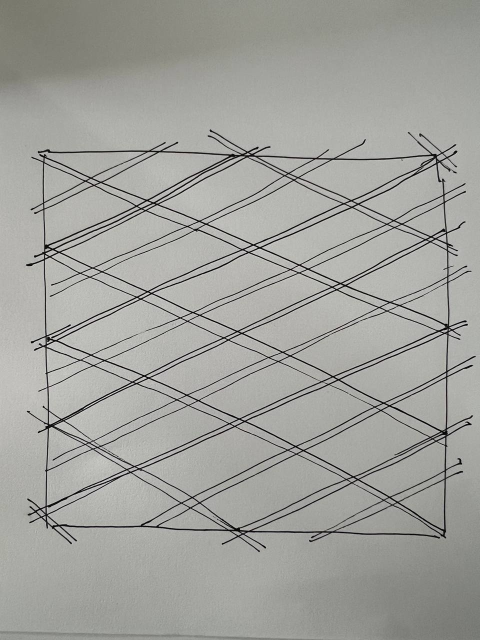
#> input picture BIAS-plaid/IMAGE 2026-10-15 10:30:04.jpg, 960 x 1280 px (shown at 1/2 size)
$ python -i make_reel2.py   (imports and definitions only)
#> lines starting #> are read from the running program, lines starting #| are printed output that depends on the picture
"""Stop-motion reel v2: the whole robot from artist.svg, and what it says in
a speech bubble (English subtitles) with its voice under it.

usage: python3 make_reel2.py FRAMES_DIR OUT.mp4 CUES.json VOICE_DIR [--stills DIR]
CUES.json: ["text", ...]; VOICE_DIR/cue<i>.wav for each.
"""
import glob, json, math, os, subprocess, sys
import numpy as np, soundfile as sf
from PIL import Image, ImageDraw, ImageFont, ImageEnhance

W, H, FPS = 1080, 1920, 30
DUR = 10.0
NF = int(DUR * FPS)

INK = (17, 17, 17)
FACE = (246, 242, 232)
RED = (229, 40, 30)
GREY = (154, 154, 150)
GREY_D = (124, 124, 120)

HERE = os.path.dirname(os.path.abspath(__file__))
POPPINS = os.environ.get("POPPINS", "/usr/share/fonts/truetype/google-fonts/Poppins-Bold.ttf")

# when each line starts (s): set against what the frames show
CUE_AT = [0.25, 2.6, 4.75, 7.7]   # the last on the drag of one leg (photo 50 -> 7.7 s)


# ---------- the photo ----------
def prep(path):
    im = Image.open(path).convert("RGB").rotate(-90, expand=True)
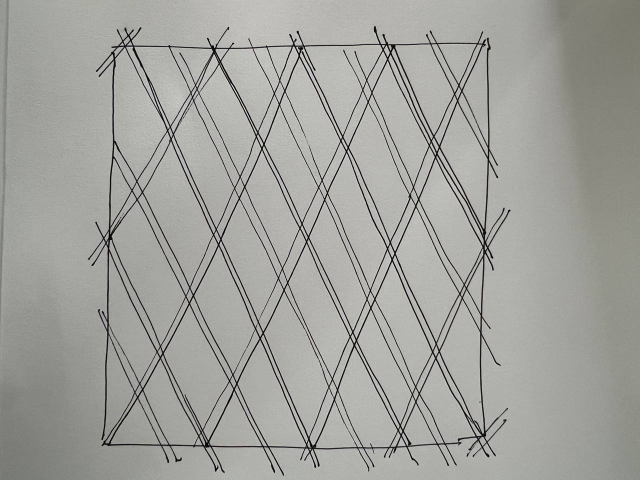
#> im: PIL image 1280x960 RGB (shown at 1/2 size); mean R, G, B 161.3, 161.8, 157.1
    w, h = im.size
#> w = 1280; h = 960
    cw = round(h * 9 / 16)
#> cw = 540
    x0 = (w - cw) // 2
#> x0 = 370
    im = im.crop((x0, 0, x0 + cw, h)).resize((W, H), Image.LANCZOS)
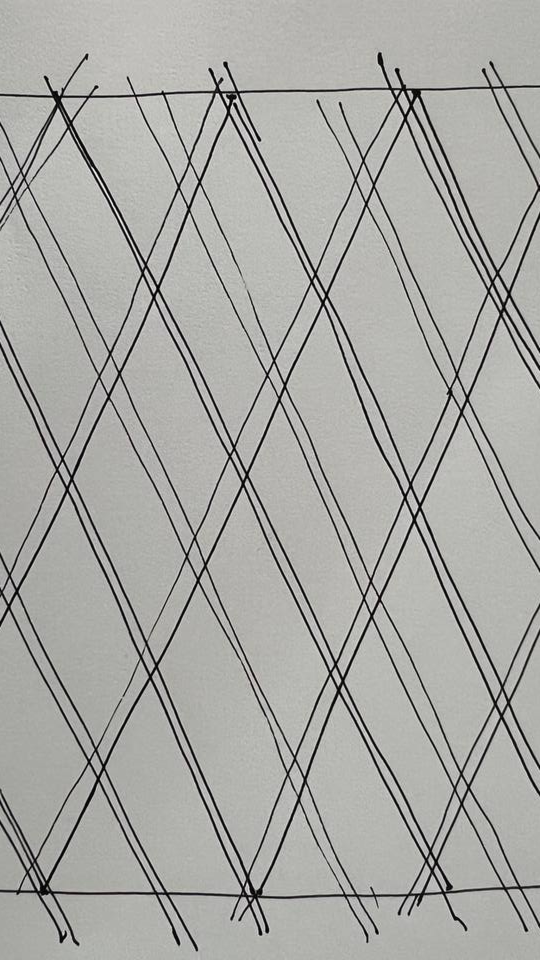
#> im: PIL image 1080x1920 RGB (shown at 1/2 size); mean R, G, B 168.8, 169, 165
    return ImageEnhance.Contrast(im).enhance(1.08)


# ---------- the robot, in artist.svg's units ----------
SS = 3                     # supersample
S = 0.62                   # svg unit -> output px
OX, OY, SW, SH = 150, 20, 640, 1040     # the svg window drawn


# [4 lines left out: function rot, not called in this run]


class Pen:
    # [4 lines left out: function __init__, not called in this run]

    def P(self, x, y):
        return ((x - OX) * self.k, (y - OY) * self.k)

    def rect(self, x, y, w, h, r, fill):
        a = self.P(x, y); b = self.P(x + w, y + h)
        self.d.rounded_rectangle([a, b], radius=r * self.k, fill=fill)

    def circle(self, cx, cy, r, fill):
        a = self.P(cx - r, cy - r); b = self.P(cx + r, cy + r)
        self.d.ellipse([a, b], fill=fill)

    def ellipse(self, cx, cy, rx, ry, fill):
        a = self.P(cx - rx, cy - ry); b = self.P(cx + rx, cy + ry)
        self.d.ellipse([a, b], fill=fill)

    # [6 lines left out: function line, not called in this run]

    def poly(self, pts, fill):
        self.d.polygon([self.P(*p) for p in pts], fill=fill)


# [91 lines left out: functions draw_head, robot, pose, not called in this run]


# where the robot stands: left arm's edge at x 36, wheels' bottom at y 1585
def to_px(x, y):
    return 48 + (x - 226) * S, 1585 - (1027 - y) * S


# ---------- the speech bubble ----------
class Bubble:
    def __init__(self, size=48):
        self.font = ImageFont.truetype(POPPINS, size)
        self.lh = int(size * 1.22)

    # [124 lines left out: functions wrap, draw, main, not called in this run]


# [2 lines not run here, left out]

>>> result = prep('../../../../BIAS-plaid/IMAGE 2026-10-15 10:30:04.jpg')

$ run again, on BIAS-plaid/IMAGE 2026-10-15 10:30:10.jpg
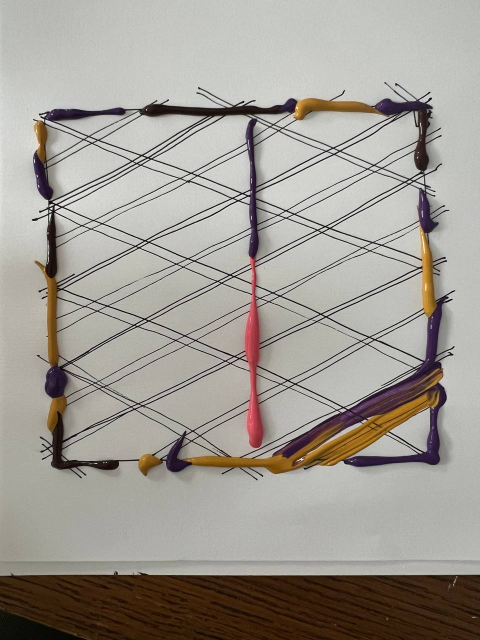
#> input picture BIAS-plaid/IMAGE 2026-10-15 10:30:10.jpg, 960 x 1280 px (shown at 1/2 size)
#> in prep, `im = Image.open(path).convert("RGB").rotate(-90, expand=True)`:
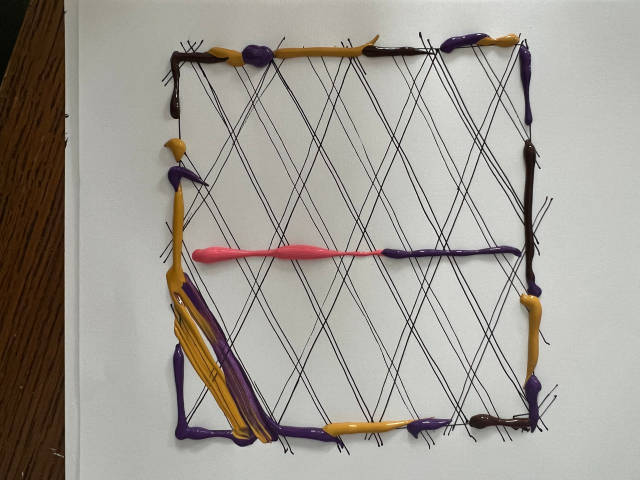
#> im: PIL image 1280x960 RGB (shown at 1/2 size); mean R, G, B 160.7, 155.8, 148.2
#> in prep, `im = im.crop((x0, 0, x0 + cw, h)).resize((W, H), Image.LANCZOS)`:
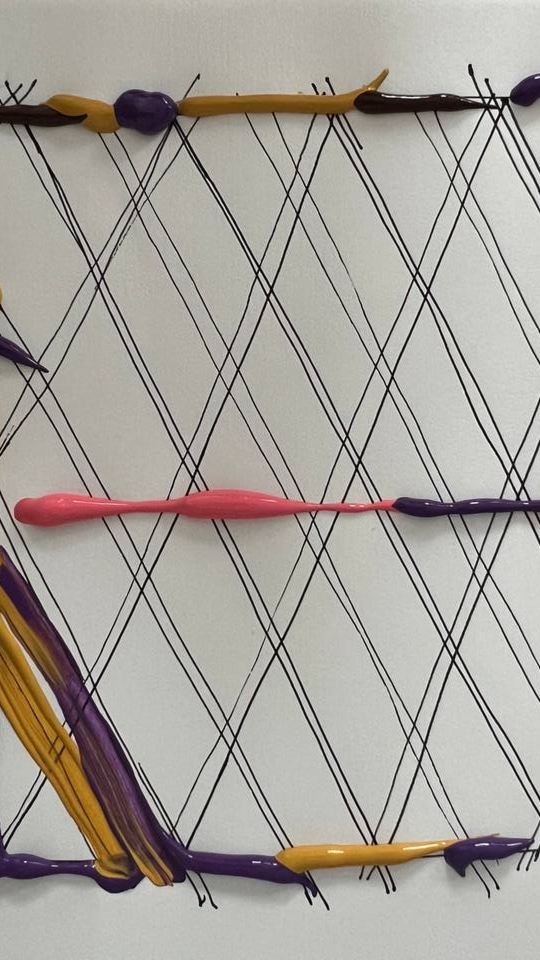
#> im: PIL image 1080x1920 RGB (shown at 1/2 size); mean R, G, B 168.1, 162.9, 156

$ run again, on BIAS-plaid/IMAGE 2026-10-15 10:30:16.jpg
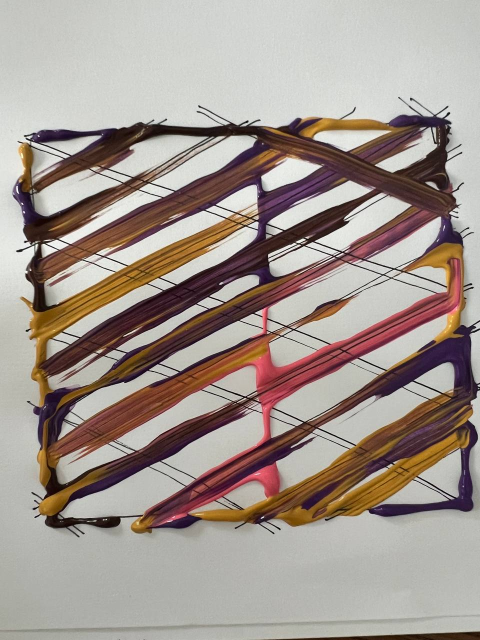
#> input picture BIAS-plaid/IMAGE 2026-10-15 10:30:16.jpg, 960 x 1280 px (shown at 1/2 size)
#> in prep, `im = Image.open(path).convert("RGB").rotate(-90, expand=True)`:
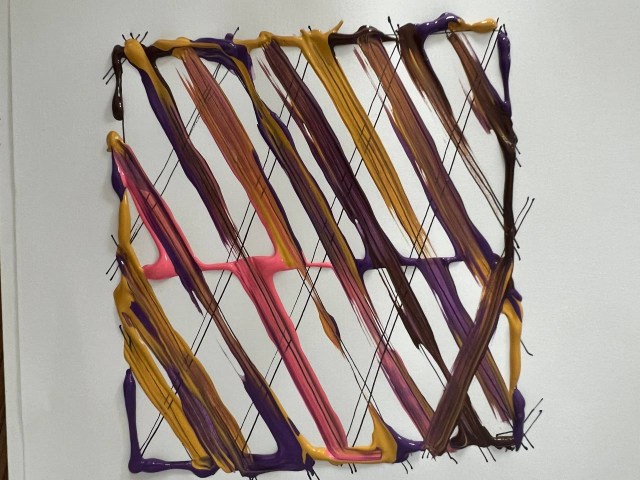
#> im: PIL image 1280x960 RGB (shown at 1/2 size); mean R, G, B 163.3, 151.3, 144
#> in prep, `im = im.crop((x0, 0, x0 + cw, h)).resize((W, H), Image.LANCZOS)`:
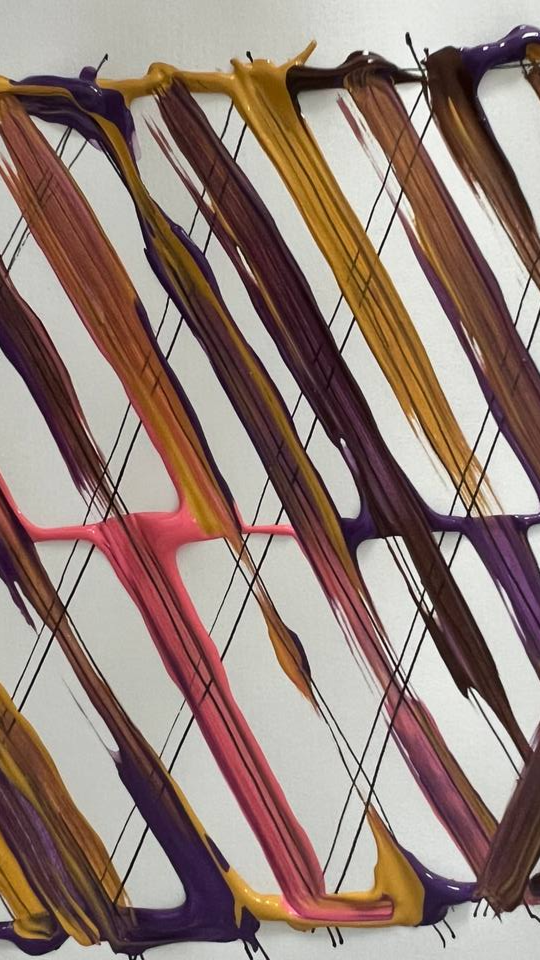
#> im: PIL image 1080x1920 RGB (shown at 1/2 size); mean R, G, B 149.3, 128.7, 120.6

$ run again, on BIAS-plaid/IMAGE 2026-10-15 10:30:18.jpg
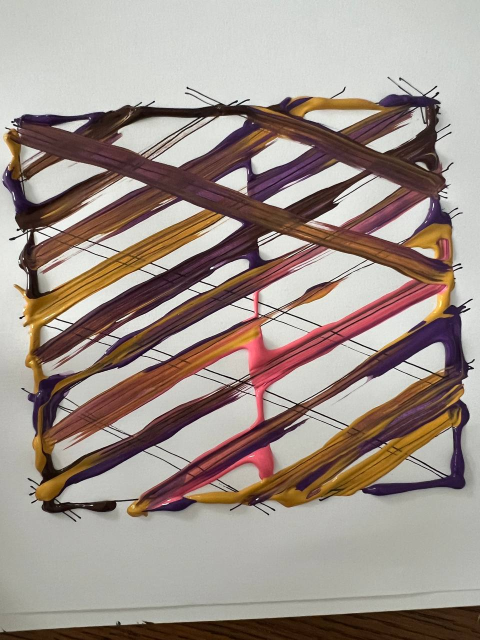
#> input picture BIAS-plaid/IMAGE 2026-10-15 10:30:18.jpg, 960 x 1280 px (shown at 1/2 size)
#> in prep, `im = Image.open(path).convert("RGB").rotate(-90, expand=True)`:
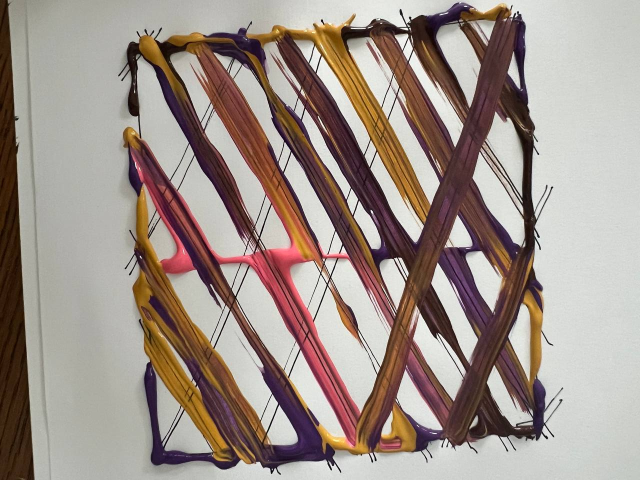
#> im: PIL image 1280x960 RGB (shown at 1/2 size); mean R, G, B 159.8, 146.1, 138.4
#> in prep, `im = im.crop((x0, 0, x0 + cw, h)).resize((W, H), Image.LANCZOS)`:
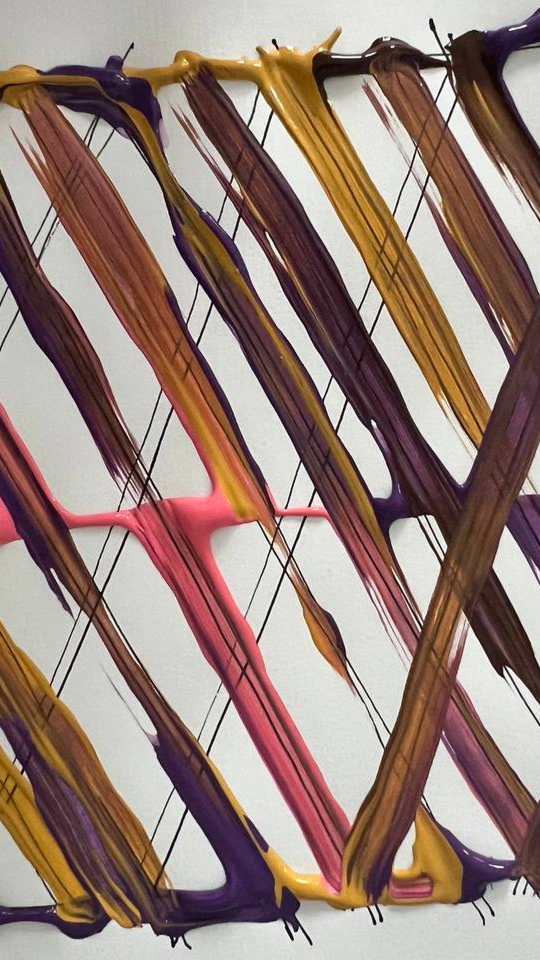
#> im: PIL image 1080x1920 RGB (shown at 1/2 size); mean R, G, B 155.1, 132.3, 123.8
